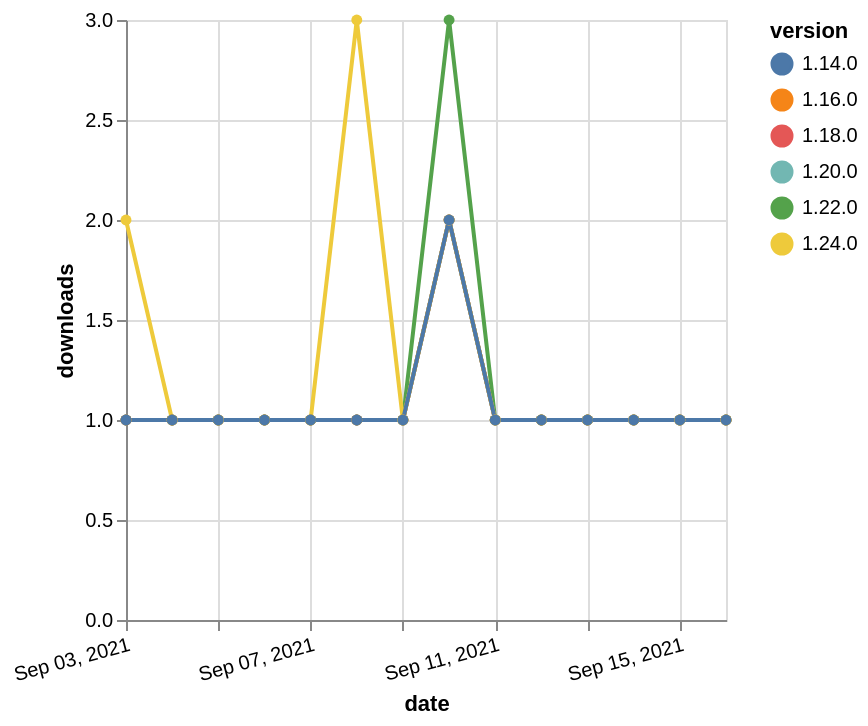

Vega-Lite specification stored for this chart:
### Vega-Lite specification from a JSON file in a GitHub repository (floating-point values rounded to 4 significant figures)
{"$schema": "https://vega.github.io/schema/vega-lite/v5.json", "description": "A simple bar chart with embedded data.", "data": {"values": [{"date": "2021-09-03", "total": 183, "delta": 1, "version": "1.18.0"}, {"date": "2021-09-04", "total": 184, "delta": 1, "version": "1.18.0"}, {"date": "2021-09-05", "total": 185, "delta": 1, "version": "1.18.0"}, {"date": "2021-09-06", "total": 186, "delta": 1, "version": "1.18.0"}, {"date": "2021-09-07", "total": 187, "delta": 1, "version": "1.18.0"}, {"date": "2021-09-08", "total": 188, "delta": 1, "version": "1.18.0"}, {"date": "2021-09-09", "total": 189, "delta": 1, "version": "1.18.0"}, {"date": "2021-09-10", "total": 191, "delta": 2, "version": "1.18.0"}, {"date": "2021-09-11", "total": 192, "delta": 1, "version": "1.18.0"}, {"date": "2021-09-12", "total": 193, "delta": 1, "version": "1.18.0"}, {"date": "2021-09-13", "total": 194, "delta": 1, "version": "1.18.0"}, {"date": "2021-09-14", "total": 195, "delta": 1, "version": "1.18.0"}, {"date": "2021-09-15", "total": 196, "delta": 1, "version": "1.18.0"}, {"date": "2021-09-16", "total": 197, "delta": 1, "version": "1.18.0"}, {"date": "2021-09-03", "total": 176, "delta": 1, "version": "1.22.0"}, {"date": "2021-09-04", "total": 177, "delta": 1, "version": "1.22.0"}, {"date": "2021-09-05", "total": 178, "delta": 1, "version": "1.22.0"}, {"date": "2021-09-06", "total": 179, "delta": 1, "version": "1.22.0"}, {"date": "2021-09-07", "total": 180, "delta": 1, "version": "1.22.0"}, {"date": "2021-09-08", "total": 181, "delta": 1, "version": "1.22.0"}, {"date": "2021-09-09", "total": 182, "delta": 1, "version": "1.22.0"}, {"date": "2021-09-10", "total": 185, "delta": 3, "version": "1.22.0"}, {"date": "2021-09-11", "total": 186, "delta": 1, "version": "1.22.0"}, {"date": "2021-09-12", "total": 187, "delta": 1, "version": "1.22.0"}, {"date": "2021-09-13", "total": 188, "delta": 1, "version": "1.22.0"}, {"date": "2021-09-14", "total": 189, "delta": 1, "version": "1.22.0"}, {"date": "2021-09-15", "total": 190, "delta": 1, "version": "1.22.0"}, {"date": "2021-09-16", "total": 191, "delta": 1, "version": "1.22.0"}, {"date": "2021-09-03", "total": 163, "delta": 1, "version": "1.20.0"}, {"date": "2021-09-04", "total": 164, "delta": 1, "version": "1.20.0"}, {"date": "2021-09-05", "total": 165, "delta": 1, "version": "1.20.0"}, {"date": "2021-09-06", "total": 166, "delta": 1, "version": "1.20.0"}, {"date": "2021-09-07", "total": 167, "delta": 1, "version": "1.20.0"}, {"date": "2021-09-08", "total": 168, "delta": 1, "version": "1.20.0"}, {"date": "2021-09-09", "total": 169, "delta": 1, "version": "1.20.0"}, {"date": "2021-09-10", "total": 171, "delta": 2, "version": "1.20.0"}, {"date": "2021-09-11", "total": 172, "delta": 1, "version": "1.20.0"}, {"date": "2021-09-12", "total": 173, "delta": 1, "version": "1.20.0"}, {"date": "2021-09-13", "total": 174, "delta": 1, "version": "1.20.0"}, {"date": "2021-09-14", "total": 175, "delta": 1, "version": "1.20.0"}, {"date": "2021-09-15", "total": 176, "delta": 1, "version": "1.20.0"}, {"date": "2021-09-16", "total": 177, "delta": 1, "version": "1.20.0"}, {"date": "2021-09-03", "total": 201, "delta": 1, "version": "1.16.0"}, {"date": "2021-09-04", "total": 202, "delta": 1, "version": "1.16.0"}, {"date": "2021-09-05", "total": 203, "delta": 1, "version": "1.16.0"}, {"date": "2021-09-06", "total": 204, "delta": 1, "version": "1.16.0"}, {"date": "2021-09-07", "total": 205, "delta": 1, "version": "1.16.0"}, {"date": "2021-09-08", "total": 206, "delta": 1, "version": "1.16.0"}, {"date": "2021-09-09", "total": 207, "delta": 1, "version": "1.16.0"}, {"date": "2021-09-10", "total": 209, "delta": 2, "version": "1.16.0"}, {"date": "2021-09-11", "total": 210, "delta": 1, "version": "1.16.0"}, {"date": "2021-09-12", "total": 211, "delta": 1, "version": "1.16.0"}, {"date": "2021-09-13", "total": 212, "delta": 1, "version": "1.16.0"}, {"date": "2021-09-14", "total": 213, "delta": 1, "version": "1.16.0"}, {"date": "2021-09-15", "total": 214, "delta": 1, "version": "1.16.0"}, {"date": "2021-09-16", "total": 215, "delta": 1, "version": "1.16.0"}, {"date": "2021-09-03", "total": 118, "delta": 2, "version": "1.24.0"}, {"date": "2021-09-04", "total": 119, "delta": 1, "version": "1.24.0"}, {"date": "2021-09-05", "total": 120, "delta": 1, "version": "1.24.0"}, {"date": "2021-09-06", "total": 121, "delta": 1, "version": "1.24.0"}, {"date": "2021-09-07", "total": 122, "delta": 1, "version": "1.24.0"}, {"date": "2021-09-08", "total": 125, "delta": 3, "version": "1.24.0"}, {"date": "2021-09-09", "total": 126, "delta": 1, "version": "1.24.0"}, {"date": "2021-09-10", "total": 128, "delta": 2, "version": "1.24.0"}, {"date": "2021-09-11", "total": 129, "delta": 1, "version": "1.24.0"}, {"date": "2021-09-12", "total": 130, "delta": 1, "version": "1.24.0"}, {"date": "2021-09-13", "total": 131, "delta": 1, "version": "1.24.0"}, {"date": "2021-09-14", "total": 132, "delta": 1, "version": "1.24.0"}, {"date": "2021-09-15", "total": 133, "delta": 1, "version": "1.24.0"}, {"date": "2021-09-16", "total": 134, "delta": 1, "version": "1.24.0"}, {"date": "2021-09-03", "total": 250, "delta": 1, "version": "1.14.0"}, {"date": "2021-09-04", "total": 251, "delta": 1, "version": "1.14.0"}, {"date": "2021-09-05", "total": 252, "delta": 1, "version": "1.14.0"}, {"date": "2021-09-06", "total": 253, "delta": 1, "version": "1.14.0"}, {"date": "2021-09-07", "total": 254, "delta": 1, "version": "1.14.0"}, {"date": "2021-09-08", "total": 255, "delta": 1, "version": "1.14.0"}, {"date": "2021-09-09", "total": 256, "delta": 1, "version": "1.14.0"}, {"date": "2021-09-10", "total": 258, "delta": 2, "version": "1.14.0"}, {"date": "2021-09-11", "total": 259, "delta": 1, "version": "1.14.0"}, {"date": "2021-09-12", "total": 260, "delta": 1, "version": "1.14.0"}, {"date": "2021-09-13", "total": 261, "delta": 1, "version": "1.14.0"}, {"date": "2021-09-14", "total": 262, "delta": 1, "version": "1.14.0"}, {"date": "2021-09-15", "total": 263, "delta": 1, "version": "1.14.0"}, {"date": "2021-09-16", "total": 264, "delta": 1, "version": "1.14.0"}]}, "width": "container", "mark": {"type": "line", "point": {"filled": true}}, "encoding": {"x": {"field": "date", "type": "temporal", "timeUnit": "yearmonthdate", "title": "date", "axis": {"labelAngle": -15}}, "y": {"field": "delta", "type": "quantitative", "title": "downloads"}, "color": {"field": "version", "type": "nominal"}, "tooltip": {"field": "delta"}}}
